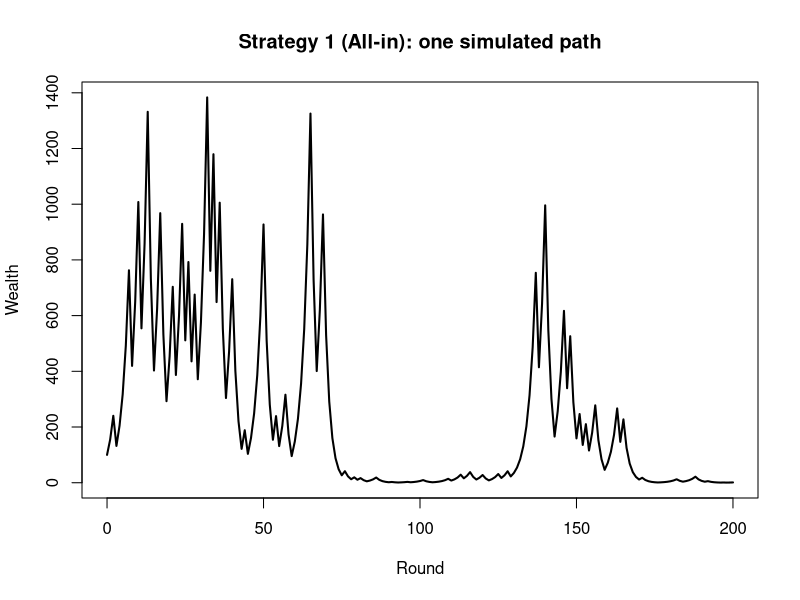
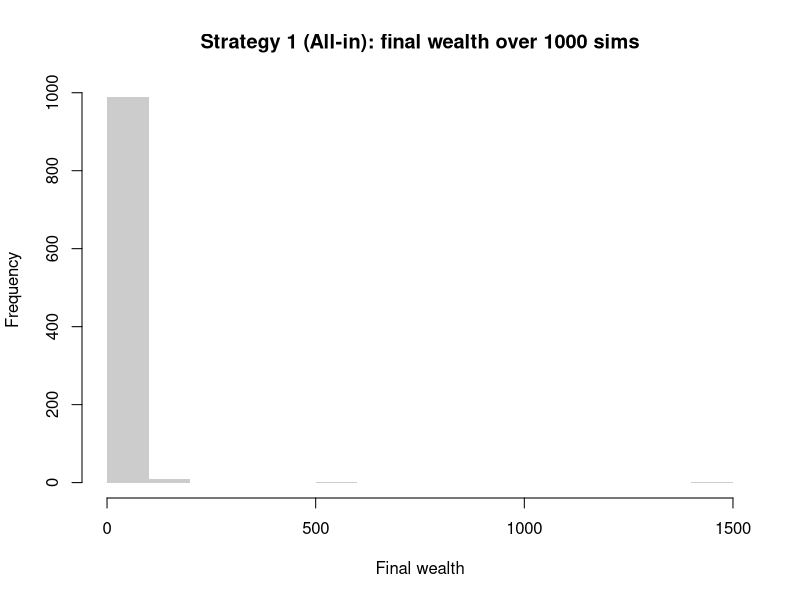
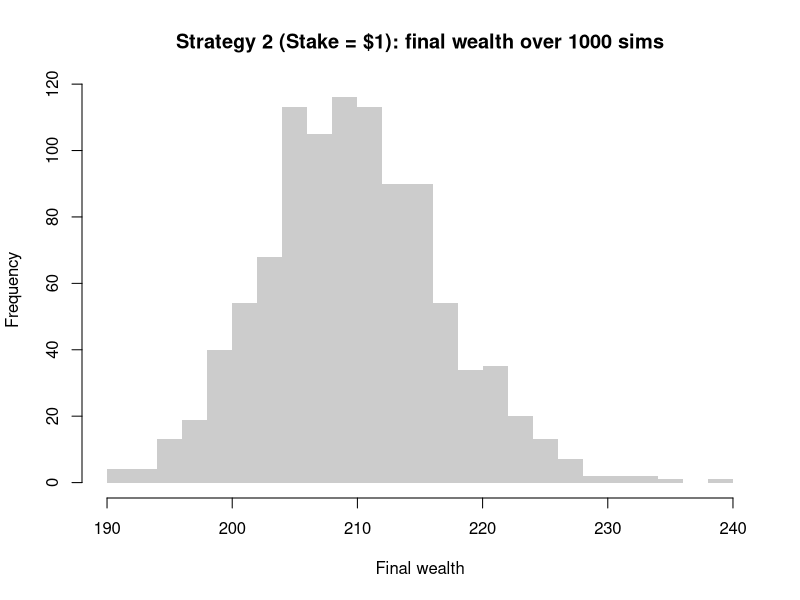
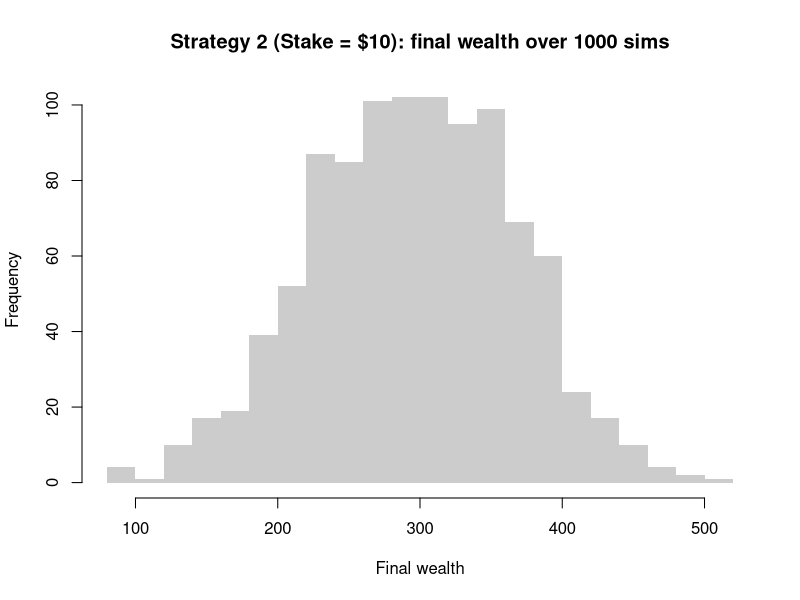

R code for these plots, in order:
## ---- chunk 1
knitr::opts_chunk$set(
  echo = TRUE,
  message = FALSE,
  warning = FALSE,
  fig.width = 7,
  fig.height = 4.5
)
set.seed(42)  # reproducibility
## ---- chunk 2
# Binary-return investment draw for amount I.
# Returns a length-n vector of realized payoffs.
invest_draw <- function(investment_amount,
                        n = 1,
                        p_up = 0.5,
                        up_factor = 1.55,
                        down_factor = 0.55) {
  multipliers <- sample(c(up_factor, down_factor),
                        size = n, replace = TRUE,
                        prob = c(p_up, 1 - p_up))
  investment_amount * multipliers
}

# Single-draw wrapper mirroring the original invest(I)
invest <- function(I) {
  invest_draw(I, n = 1)
}

# Alternative vectorized way
#invest_alternative <- function(I, n = 3) {
#  Rseq <- c(1.55 * I, 0.55 * I)
#  sample(Rseq, n, replace = TRUE)
#}
#invest_alternative(100, n = 3)
## ---- chunk 3
# Strategy 1: All-in reinvest each period.
# wealth[t] is wealth after t-1 rounds; wealth[1] = initial_wealth.
simulate_strategy_all_in <- function(initial_wealth,
                                     num_rounds = 200,
                                     p_up = 0.5,
                                     up_factor = 1.55,
                                     down_factor = 0.55) {
  wealth <- numeric(num_rounds + 1)
  wealth[1] <- initial_wealth
  for (t in 2:(num_rounds + 1)) {
    multiplier <- sample(c(up_factor, down_factor), 1,
                         prob = c(p_up, 1 - p_up))
    wealth[t] <- wealth[t - 1] * multiplier
  }
  list(path = wealth, final = wealth[num_rounds + 1])
}

# Strategy 2 (generic): Invest a fixed dollar amount `stake` each period.
# Each round: withdraw `stake`, add realized payoff on that stake.
simulate_strategy_fixed_bet <- function(initial_wealth,
                                        stake,
                                        num_rounds = 200,
                                        p_up = 0.5,
                                        up_factor = 1.55,
                                        down_factor = 0.55) {
  wealth <- numeric(num_rounds)
  # After first round: start with initial_wealth - stake + payoff(stake)
  wealth[1] <- initial_wealth - stake + invest_draw(stake, 1, p_up, up_factor, down_factor)
  for (t in 2:(num_rounds)) {
    wealth[t] <- wealth[t - 1] - stake + invest_draw(stake, 1, p_up, up_factor, down_factor)
  }
  list(path = wealth, final = wealth[num_rounds])
}

# Helper: run many independent simulations and return vector of finals
replicate_finals <- function(strategy_fun, S = 500, ...) {
  finals <- numeric(S)
  for (s in 1:S) finals[s] <- strategy_fun(...)$final
  finals
}
## ---- chunk 4
I <- 1
E_R <- 0.5 * 1.55 * I + 0.5 * 0.55 * I
E_R

# Analytical expectations for T rounds
W0 <- 200
T  <- 200

# All-in: E[W_T] = W0 * (E[multiplier])^T, where multiplier in {1.55, 0.55}
E_multiplier <- 0.5 * 1.55 + 0.5 * 0.55  # = 1.05
E_WT_all_in  <- W0 * (E_multiplier ^ T)
E_WT_all_in

# Fixed stake s: each round adds expected net (E[R]-s) = (1.05-1)*s = 0.05*s
# So E[W_T] = W0 + 0.05 * s * T
expectation_fixed_bet <- function(W0, s, T) W0 + 0.05 * s * T
expectation_fixed_bet(W0, s = 1,  T)
expectation_fixed_bet(W0, s = 10, T)
## ---- chunk 5
W0 <- 100
T  <- 200

# A single sample path
one_path <- simulate_strategy_all_in(W0, T)
plot(seq(0, T), one_path$path, type = "l", lwd = 2,
     xlab = "Round", ylab = "Wealth",
     main = "Strategy 1 (All-in): one simulated path")

# Distribution of final wealth across S simulations
S <- 1000
finals_all_in <- replicate_finals(simulate_strategy_all_in, S = S, initial_wealth = W0, num_rounds = T)
hist(finals_all_in, breaks = 20, col = "gray80", border = NA,
     main = sprintf("Strategy 1 (All-in): final wealth over %d sims", S),
     xlab = "Final wealth")

c(mean = format(mean(finals_all_in),scientific=FALSE), sd = format(sd(finals_all_in),scientific=FALSE),
  min = format(min(finals_all_in),scientific=TRUE), max = format(max(finals_all_in),scientific=FALSE), var = format(var(finals_all_in),scientific=FALSE))
## ---- chunk 6
W0 <- 200; T <- 200

# s = 1 (expected mean ≈ 200 + 0.05*1*200 = 210, sd ≈ sqrt(200)*0.5 ≈ 7.07)
s <- 1
finals_s1 <- replicate(1000, simulate_strategy_fixed_bet(W0, s, T)$final)
summary(finals_s1); range(finals_s1)
hist(finals_s1, breaks = 30, col = "gray80", border = NA,
     main = "Strategy 2 (Stake = $1): final wealth over 1000 sims",
     xlab = "Final wealth")

# s = 10 (expected mean ≈ 300, sd ≈ sqrt(200)*0.5*10 ≈ 70.7)
s <- 10
finals_s10 <- replicate(1000, simulate_strategy_fixed_bet(W0, s, T)$final)
summary(finals_s10); range(finals_s10)
hist(finals_s10, breaks = 20, col = "gray80", border = NA,
     main = "Strategy 2 (Stake = $10): final wealth over 1000 sims",
     xlab = "Final wealth")
